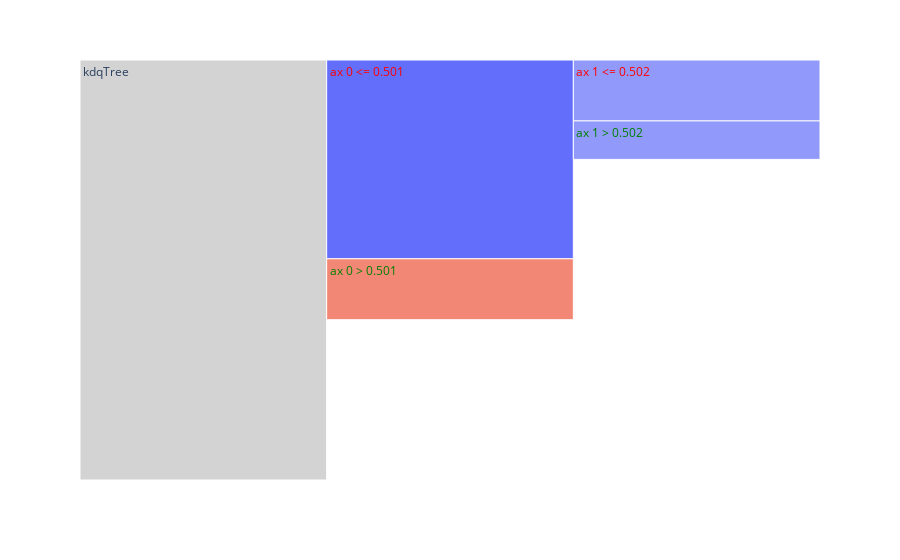

The notebook cell this image was saved under:
### Code cell
fig = px.icicle(data_frame=df_plot, names='name', ids='idx', parents='parent_idx', values='cell_count')
# fig.update_traces(marker_line_width=4, marker_line={'color':df_plot.count_dir})
fig.update_traces(insidetextfont={'color':df_plot.count_dir},
                root_color='lightgrey',)
fig.show()

### Figure 1 — Plotly figure (JSON) as saved in the notebook; plotly's stock layout.template omitted (floating-point values rounded to 4 significant figures)
{"data": [{"domain": {"x": [0, 1], "y": [0, 1]}, "hovertemplate": "name=%{label}<br>cell_count=%{value}<br>parent_idx=%{parent}<br>idx=%{id}<extra></extra>", "ids": [2422899724544, 2422899728240, 2422867020384, 2422867019904, 2422899727952], "insidetextfont": {"color": ["lightgrey", "red", "red", "green", "green"]}, "labels": ["kdqTree", "ax 0 <= 0.501", "ax 1 <= 0.502", "ax 1 > 0.502", "ax 0 > 0.501"], "name": "", "parents": [null, 2422899724544, 2422899728240, 2422899728240, 2422899724544], "root": {"color": "lightgrey"}, "type": "icicle", "values": [50, 31, 19, 12, 19]}], "layout": {"legend": {"tracegroupgap": 0}, "margin": {"t": 60}}}
